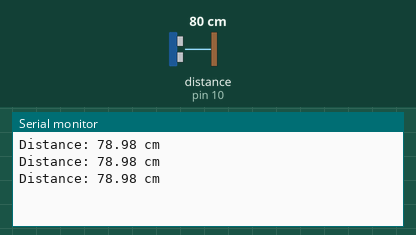
The sketch below on a simulated Arduino Uno, built with avr-gcc and run on an emulated ATmega328P. Parts: the last lines printed to the serial monitor. Wiring (inferred from the names in the program): ultrasonic range finder: trigger pin 9; echo pin 10. The inputs (shaded band) are chosen by the test bench; at power-on: distance to the obstacle (sensor on pin 10) 80 cm. The echo pulse lasts 58.3 µs per cm.

Above: at 1.3 s.
1.4 s: distance to the obstacle (sensor on pin 10) set to 2 cm
At 1.9 s:
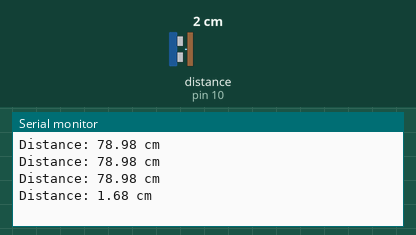
2.9 s: distance to the obstacle (sensor on pin 10) set to 4 cm
At 3.4 s:
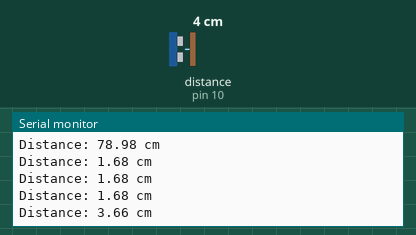
Timing chart, 0 to 5.9 s (numbered marks = the images above; inputs shaded):
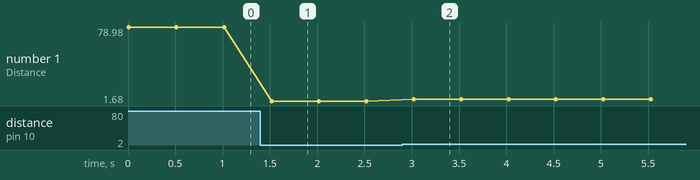

The sketch:

ULTRASONIC-SENSOR-FOR-DISTANCE-MEASURING.CPP.ino
```cpp
const int trigPin = 9;
const int echoPin = 10;

void setup()
{
  Serial.begin(9600);

  pinMode(trigPin, OUTPUT);
  pinMode(echoPin, INPUT);
}

void loop()
{
  long duration;
  float distance;

  digitalWrite(trigPin, LOW);
  delayMicroseconds(2);

  digitalWrite(trigPin, HIGH);
  delayMicroseconds(10);

  digitalWrite(trigPin, LOW);

  duration = pulseIn(echoPin, HIGH);

  distance = duration * 0.034 / 2;

  Serial.print("Distance: ");
  Serial.print(distance);
  Serial.println(" cm");

  delay(500);
}
```

Measured:
- after the input at 1.4 s, the serial monitor: prints a new line after 0.12 s (image 1)
- after the input at 2.9 s, the serial monitor: prints a new line after 0.12 s (image 2)
- plotted number 1: 78.98 → 1.68 after the input at 1.4 s, 1.68 → 3.66 after the input at 2.9 s
